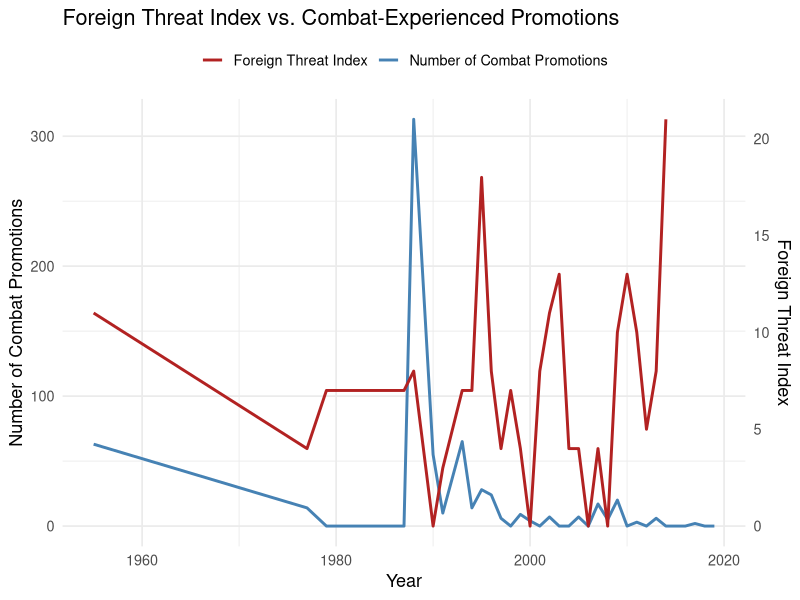
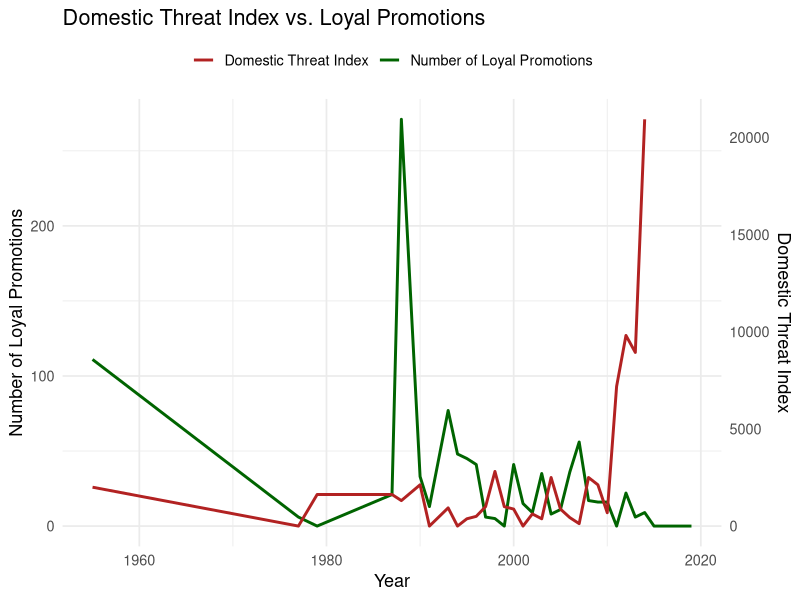

The R script that drew these images, in order:
library(ggplot2)
library(dplyr)
library(readr)

getwd()
setwd() # if needed

foreign <- read_csv("foreign_threat.csv")
domestic <- read_csv("domestic_threat.csv")
promotion <- read_csv("promotion.csv")

## find year of promotion for each officer

year_candidates <- c("shangjiang_year", "zhongjiang_year", "cmc_first")
year_candidates <- year_candidates[year_candidates %in% names(promotion)]

if (length(year_candidates) == 0) {
  stop("No promotion year columns found (e.g. shangjiang_year, zhongjiang_year, cmc_first).")
}

promotion <- promotion %>%
  mutate(prom_year = pmin(shangjiang_year, zhongjiang_year, cmc_first, na.rm = TRUE)) %>%
  filter(!is.infinite(prom_year)) %>%
  mutate(prom_year = as.integer(prom_year)) %>%
  filter(prom_year >= 1949)   #only after 1949

## aggregate number of experienced promotions each year
combat_year <- promotion %>%
  group_by(prom_year) %>%
  summarise(num_combat = sum(combat_post_1949 == 1, na.rm = TRUE)) %>%
  left_join(foreign %>% select(year, fti), by = c("prom_year" = "year"))

## find officers with ties to leaders
net_cols <- c("deng.network", "jiang.network", "hu.network", "xi.network",
              "jiang.network.alt", "hu.network.alt", "xi.network.alt")
net_cols <- net_cols[net_cols %in% names(promotion)]
if (length(net_cols) == 0)
  stop("No *.network columns found. Add your leader network columns to 'net_cols'.")

promotion$loyal <- as.integer(
  rowSums(sapply(net_cols, function(c) as.integer(promotion[[c]] == 1)), na.rm = TRUE) > 0
)

## aggregate number of loyalty promotions each year
loyal_year <- promotion %>%
  group_by(prom_year) %>%
  summarise(num_loyal = sum(loyal == 1, na.rm = TRUE)) %>%
  left_join(domestic %>% select(year, dti), by = c("prom_year" = "year"))

## make my foreign threat vs. experienced promotion plot

scale_factor <- max(combat_year$num_combat, na.rm = TRUE) / max(combat_year$fti, na.rm = TRUE) # scale so lines align visually

png("foriegn.png", width = 1200, height = 800, res = 150)

ggplot(combat_year, aes(x = prom_year)) +
  geom_line(aes(y = num_combat, color = "Number of Combat Promotions"), size = 1) +
  geom_line(aes(y = fti * scale_factor, color = "Foreign Threat Index"), size = 1) +  # ✅ no dashed line
  scale_y_continuous(
    name = "Number of Combat Promotions",
    sec.axis = sec_axis(~ ./scale_factor, name = "Foreign Threat Index")
  ) +
  labs(
    title = "Foreign Threat Index vs. Combat-Experienced Promotions",
    x = "Year"
  ) +
  scale_color_manual(values = c("Number of Combat Promotions" = "steelblue",
                                "Foreign Threat Index" = "firebrick")) +
  theme_minimal(base_size = 13) +
  theme(
    legend.title = element_blank(),
    legend.position = "top"
  )

dev.off()

## make my domestic threat vs. loyalty promotion plot

scale_factor <- max(loyal_year$num_loyal, na.rm = TRUE) / max(loyal_year$dti, na.rm = TRUE) # scale

png("domestic.png", width = 1200, height = 800, res = 150)

ggplot(loyal_year, aes(x = prom_year)) +
  geom_line(aes(y = num_loyal, color = "Number of Loyal Promotions"), size = 1) +
  geom_line(aes(y = dti * scale_factor, color = "Domestic Threat Index"), size = 1) +
  scale_y_continuous(
    name = "Number of Loyal Promotions",
    sec.axis = sec_axis(~ ./scale_factor, name = "Domestic Threat Index")
  ) +
  labs(
    title = "Domestic Threat Index vs. Loyal Promotions",
    x = "Year"
  ) +
  scale_color_manual(values = c("Number of Loyal Promotions" = "darkgreen",
                                "Domestic Threat Index" = "firebrick")) +
  theme_minimal(base_size = 13) +
  theme(
    legend.title = element_blank(),
    legend.position = "top"
  )

dev.off()

## find periods of high threat with low promotions and compare them to those with high promotions
## for foreign threats

## use quartiles for classification (high or low threat)
q_threat <- quantile(combat_year$fti, probs = c(0.25, 0.75), na.rm = TRUE)
q_promo  <- quantile(combat_year$num_combat, probs = c(0.25, 0.75), na.rm = TRUE)

# classify periods
combat_year <- combat_year %>%
  mutate(
    threat_level = case_when(
      fti >= q_threat[2] ~ "High Threat",
      fti <= q_threat[1] ~ "Low Threat",
      TRUE ~ "Moderate Threat"
    ),
    promo_level = case_when(
      num_combat >= q_promo[2] ~ "High Promotion",
      num_combat <= q_promo[1] ~ "Low Promotion",
      TRUE ~ "Moderate Promotion"
    ),
    category = paste(threat_level, "/", promo_level)
  )

# interested in high threat periods
combat_summary <- combat_year %>%
  filter(threat_level == "High Threat") %>%
  select(prom_year, fti, num_combat, category) %>%
  arrange(prom_year)

print(combat_summary)

## now the same for periods of domestic threat

q_dti  <- quantile(loyal_year$dti, probs = c(0.25, 0.75), na.rm = TRUE)
q_loyal <- quantile(loyal_year$num_loyal, probs = c(0.25, 0.75), na.rm = TRUE)

loyal_year <- loyal_year %>%
  mutate(
    threat_level = case_when(
      dti >= q_dti[2] ~ "High Threat",
      dti <= q_dti[1] ~ "Low Threat",
      TRUE ~ "Moderate Threat"
    ),
    promo_level = case_when(
      num_loyal >= q_loyal[2] ~ "High Promotion",
      num_loyal <= q_loyal[1] ~ "Low Promotion",
      TRUE ~ "Moderate Promotion"
    ),
    category = paste(threat_level, "/", promo_level)
  )

loyal_summary <- loyal_year %>%
  filter(threat_level == "High Threat") %>%
  select(prom_year, dti, num_loyal, category) %>%
  arrange(prom_year)

print(loyal_summary)

write.csv(combat_summary, "Foreign x Promotion.csv", row.names = FALSE)
write.csv(loyal_summary, "Domestic x Promotion.csv", row.names = FALSE)

## now we have an idea of comparison between high threat / low vs. high promotion periods
## this helps us answer the question of how the government perceives threats